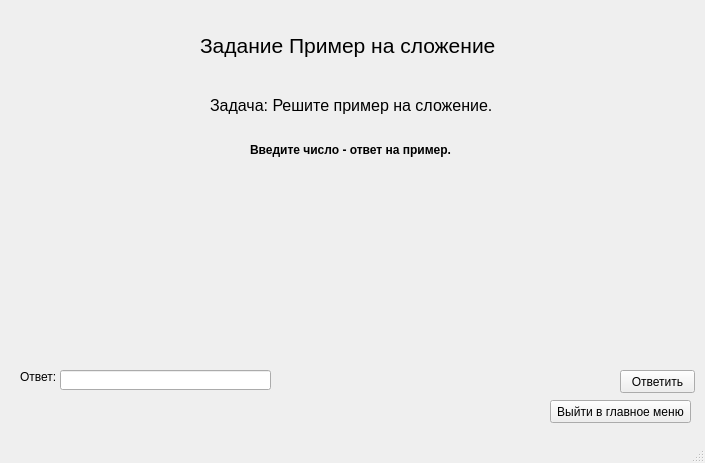
<?xml version="1.0" encoding="UTF-8"?>
<ui version="4.0">
 <class>MainWindow</class>
 <widget class="QMainWindow" name="MainWindow">
  <property name="geometry">
   <rect>
    <x>0</x>
    <y>0</y>
    <width>705</width>
    <height>463</height>
   </rect>
  </property>
  <property name="windowTitle">
   <string>MainWindow</string>
  </property>
  <widget class="QWidget" name="centralwidget">
   <widget class="QLabel" name="label">
    <property name="geometry">
     <rect>
      <x>200</x>
      <y>30</y>
      <width>311</width>
      <height>31</height>
     </rect>
    </property>
    <property name="font">
     <font>
      <pointsize>16</pointsize>
     </font>
    </property>
    <property name="text">
     <string>Задание Пример на сложение</string>
    </property>
   </widget>
   <widget class="QLabel" name="label_2">
    <property name="geometry">
     <rect>
      <x>210</x>
      <y>90</y>
      <width>281</width>
      <height>31</height>
     </rect>
    </property>
    <property name="font">
     <font>
      <pointsize>12</pointsize>
     </font>
    </property>
    <property name="text">
     <string>Задача: Решите пример на сложение.</string>
    </property>
   </widget>
   <widget class="QLabel" name="label_3">
    <property name="geometry">
     <rect>
      <x>250</x>
      <y>140</y>
      <width>201</width>
      <height>20</height>
     </rect>
    </property>
    <property name="font">
     <font>
      <weight>75</weight>
      <bold>true</bold>
     </font>
    </property>
    <property name="text">
     <string>Введите число - ответ на пример.</string>
    </property>
   </widget>
   <widget class="QLabel" name="taskLine">
    <property name="geometry">
     <rect>
      <x>210</x>
      <y>210</y>
      <width>301</width>
      <height>51</height>
     </rect>
    </property>
    <property name="font">
     <font>
      <pointsize>20</pointsize>
     </font>
    </property>
    <property name="text">
     <string/>
    </property>
    <property name="textInteractionFlags">
     <set>Qt::NoTextInteraction</set>
    </property>
   </widget>
   <widget class="QLabel" name="label_9">
    <property name="geometry">
     <rect>
      <x>20</x>
      <y>370</y>
      <width>47</width>
      <height>13</height>
     </rect>
    </property>
    <property name="text">
     <string>Ответ:</string>
    </property>
   </widget>
   <widget class="QLineEdit" name="answerLine">
    <property name="geometry">
     <rect>
      <x>60</x>
      <y>370</y>
      <width>211</width>
      <height>20</height>
     </rect>
    </property>
   </widget>
   <widget class="QLabel" name="verdictLine">
    <property name="geometry">
     <rect>
      <x>290</x>
      <y>370</y>
      <width>311</width>
      <height>21</height>
     </rect>
    </property>
    <property name="text">
     <string/>
    </property>
   </widget>
   <widget class="QPushButton" name="answer_btn">
    <property name="geometry">
     <rect>
      <x>620</x>
      <y>370</y>
      <width>75</width>
      <height>23</height>
     </rect>
    </property>
    <property name="text">
     <string>Ответить</string>
    </property>
   </widget>
   <widget class="QPushButton" name="exit_btn">
    <property name="geometry">
     <rect>
      <x>550</x>
      <y>400</y>
      <width>141</width>
      <height>23</height>
     </rect>
    </property>
    <property name="text">
     <string>Выйти в главное меню</string>
    </property>
   </widget>
  </widget>
  <widget class="QMenuBar" name="menubar">
   <property name="geometry">
    <rect>
     <x>0</x>
     <y>0</y>
     <width>705</width>
     <height>21</height>
    </rect>
   </property>
  </widget>
  <widget class="QStatusBar" name="statusbar"/>
 </widget>
 <resources/>
 <connections/>
</ui>
